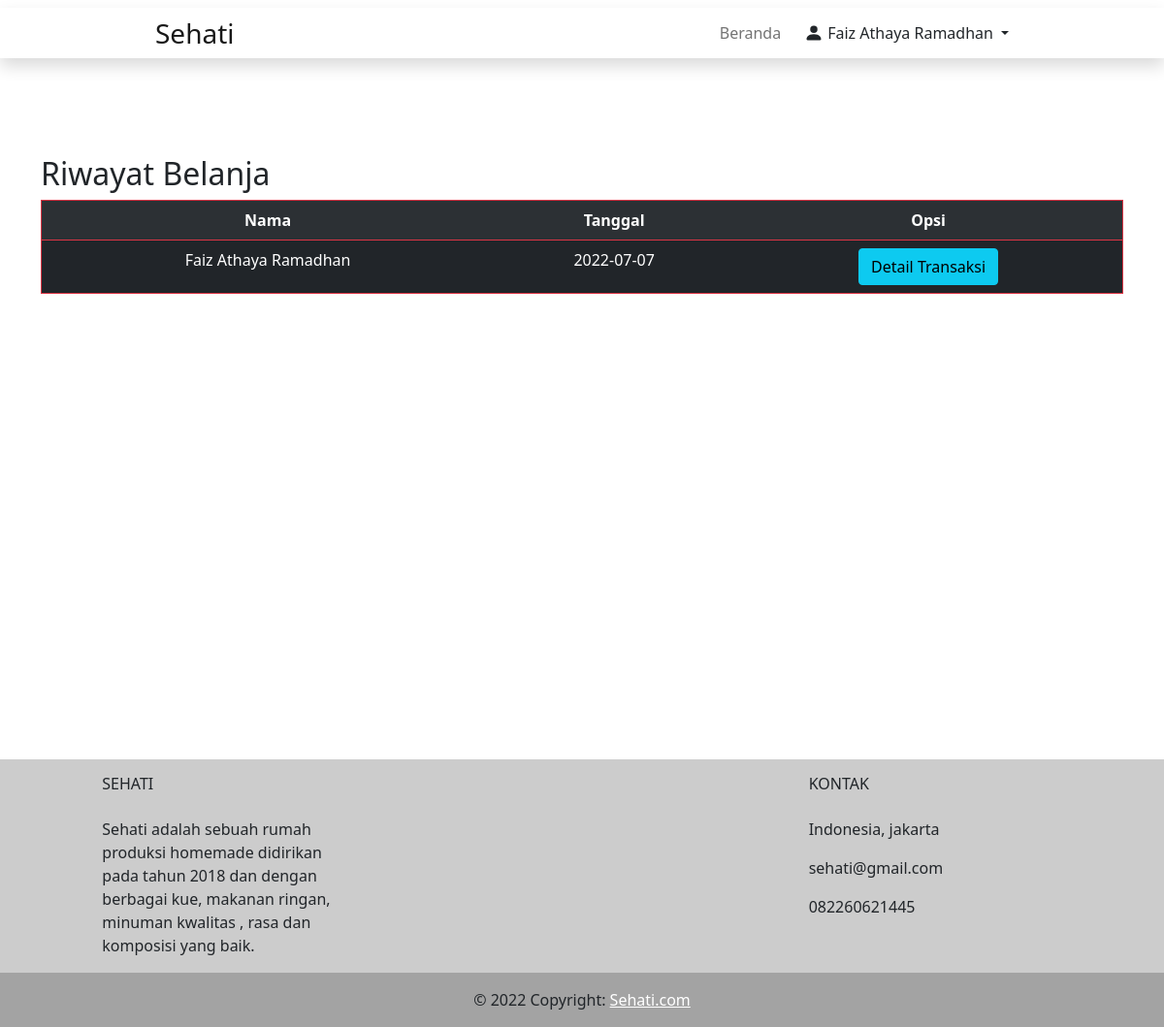
The app's page /user/riwayat.php (signed in) with its own data.
### tables this page shows
CREATE TABLE `tb_p_user` (
  `id_user` int(11) NOT NULL,
  `nama_user` varchar(30) NOT NULL,
  `password` varchar(20) NOT NULL,
  `hak_akses` varchar(16) NOT NULL,
  `id_p_user` varchar(50) NOT NULL
);

CREATE TABLE `tb_pembelian` (
  `pem_id` int(11) NOT NULL,
  `id_p_user` varchar(50) NOT NULL,
  `p_nama` varchar(25) NOT NULL,
  `p_perusahaan` varchar(25) NOT NULL,
  `p_alamat` varchar(255) NOT NULL,
  `p_tempat` varchar(25) NOT NULL,
  `area_id` int(11) NOT NULL,
  `p_kodepos` int(6) NOT NULL,
  `p_telp` varchar(14) NOT NULL,
  `pem_tanggal` date NOT NULL,
  `pem_total` int(11) NOT NULL,
  `pem_status_pembayaran` varchar(20) NOT NULL,
  `pem_status_pengiriman` varchar(20) NOT NULL,
  `pem_tambahan` varchar(255) NOT NULL
);

### user/riwayat.php (the view, shortened to what this page needs)
<?php
include "assets/function/koneksi.php";
?>
<!doctype html>
<html lang="en">
  <head>
    <link rel="stylesheet" href="assets/css/styles.css">
    <link href="https://cdn.jsdelivr.net/npm/bootstrap@5.0.2/dist/css/bootstrap.min.css" rel="stylesheet">
  </head>
  <body>
  <?php
include "navbar.php";
?>
        <div class="container" style="margin-top: 10em;">
                    <h2>Riwayat Belanja</h2>
                    <table class="table table-dark table-striped text-center rounded ">
                <tbody class="border border-danger">
                    <tr>
                        <th>Nama</th>
                        <th>Tanggal</th>
                        <th>Opsi</th>
                    </tr>
                    <?php
                        $id_pelanggan = $_SESSION["id_p_user"];
                        $ambil = $conn->query("SELECT * FROM tb_pembelian WHERE id_p_user = '$id_pelanggan'");
                        while($pecah = $ambil->fetch_assoc()){
                    ?>
                    <tr>
                        <td><?php echo $pecah["p_nama"] ?></td>
                        <td><?php echo $pecah["pem_tanggal"] ?></td>
                        <td><a href="pembayaran.php?idpem=<?php echo $pecah["pem_id"] ?>" class="btn btn-info">Detail Transaksi</a></td>
                    </tr>
                    <?php } ?>
                </tbody>
            </table>
        </div>
<footer class="text-center text-lg-start text-dark" style=" margin-top: 30em; margin-bottom: 0px; background-color: rgba(0, 0, 0, 0.2)">
    <div class="container pb-0">
      <section class="">
        <div class="row">
          <div class="col-md-3 col-lg-3 col-xl-3 mx-auto mt-3">
            <h6 class="text-uppercase mb-4 font-weight-bold">Sehati</h6>
            <p>Sehati adalah sebuah rumah produksi homemade didirikan pada tahun 2018 dan dengan berbagai kue, makanan ringan, minuman kwalitas , rasa  dan komposisi yang baik.</p>
          </div>
          <div class="col-md-2 col-lg-2 col-xl-2 mx-auto mt-3">
          </div>
          <div class="col-md-4 col-lg-3 col-xl-3 mx-auto mt-3">
            <h6 class="text-uppercase mb-4 font-weight-bold">Kontak</h6>
            <p><i class="fas fa-home mr-3"></i>Indonesia, jakarta</p>
            <p><i class="fas fa-envelope mr-3"></i> sehati@gmail.com</p>
            <p><i class="fas fa-phone mr-3"></i>082260621445</p>
          </div>
        </div>
      </section>
    </div>
    <div class="text-center p-3"style="background-color: rgba(0, 0, 0, 0.2)">
      © 2022 Copyright:
      <a class="text-white" href="">Sehati.com</a>
    </div>
</footer>
  </body>
</html>

### user/navbar.php (shortened to what this page needs)
<!doctype html>
<html lang="en">
  <head>
    <link href="https://cdn.jsdelivr.net/npm/bootstrap@5.0.2/dist/css/bootstrap.min.css" rel="stylesheet">
  </head>
  <body>
<nav class="navbar navbar-expand-md fixed-top scrolling-navbar navbar-light bg-white">
    <div class="container-fluid shadow" style="padding-right:10em ; padding-left:10em ;" >
      <a class="navbar-brand fs-3" href="index.php">Sehati</a>
      <div class="collapse navbar-collapse" id="navbarSupportedContent">
        <ul class="navbar-nav ms-auto">
          <li class="nav-item">
            <a class="nav-link" href="index.php">Beranda</a>
          </li>
          <?php if (!isset($_SESSION['id_p_user'])): ?>
          <li class="nav-item">
            <a class="nav-link" href="keranjang.php">Keranjang</a>
          </li>
          <li class="nav-item">
            <a class="nav-link" href="login.php">Masuk / Daftar</a>
          </li>
                            <?php else: ?>
                              <?php $id = $_SESSION['id_p_user'] ?>
                              <?php $nav = $conn->query("SELECT * FROM tb_p_user where id_p_user = '$id'");
                                  $navv = $nav->fetch_assoc(); ?>
                              <div class="dropdown mt-2 ms-3">
          <a href="#" class="d-flex align-items-center text-dark text-decoration-none dropdown-toggle" id="dropdownUser1" data-bs-toggle="dropdown" aria-expanded="false">
          <svg xmlns="http://www.w3.org/2000/svg" width="20" height="20" fill="currentColor" class="bi bi-person-fill" viewBox="0 0 16 16">
            <path d="M3 14s-1 0-1-1 1-4 6-4 6 3 6 4-1 1-1 1H3zm5-6a3 3 0 1 0 0-6 3 3 0 0 0 0 6z"/>
          </svg>
              <span class="d-none d-sm-inline mx-1"><?= $navv['nama_user']?></span>
          </a>
      </div>
                            <?php endif ?>
        </ul>
      </div>
    </div>
  </nav>
  </body>
</html>

### records on screen
tb_p_user: nama_user "Faiz Athaya Ramadhan"
tb_pembelian: p_nama "Faiz Athaya Ramadhan", pem_tanggal "2022-07-07"
